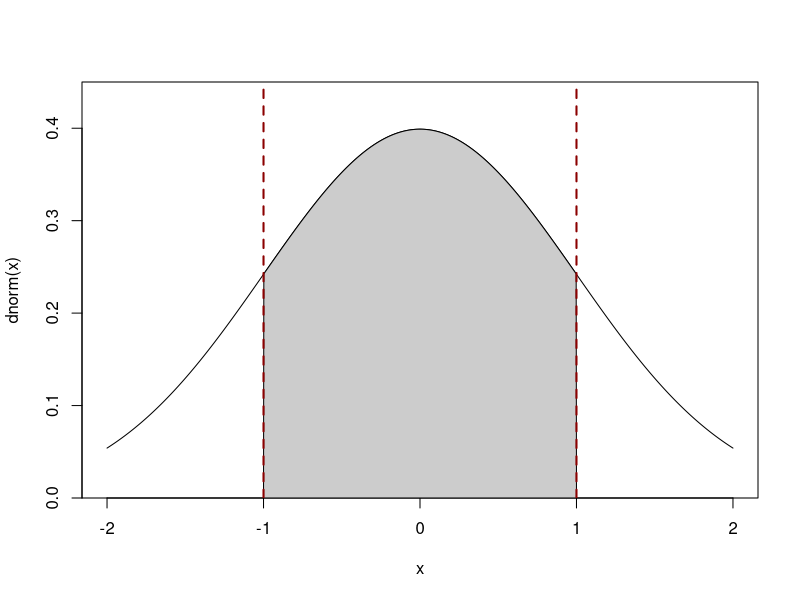
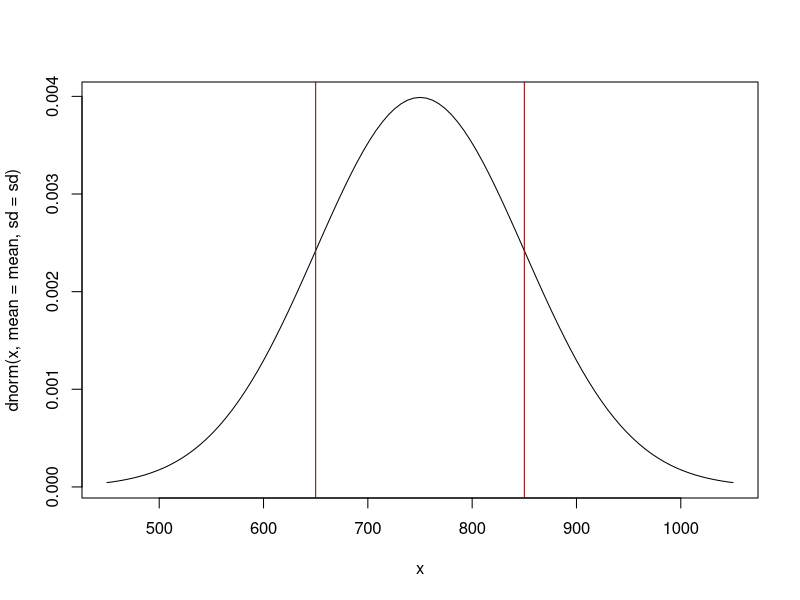
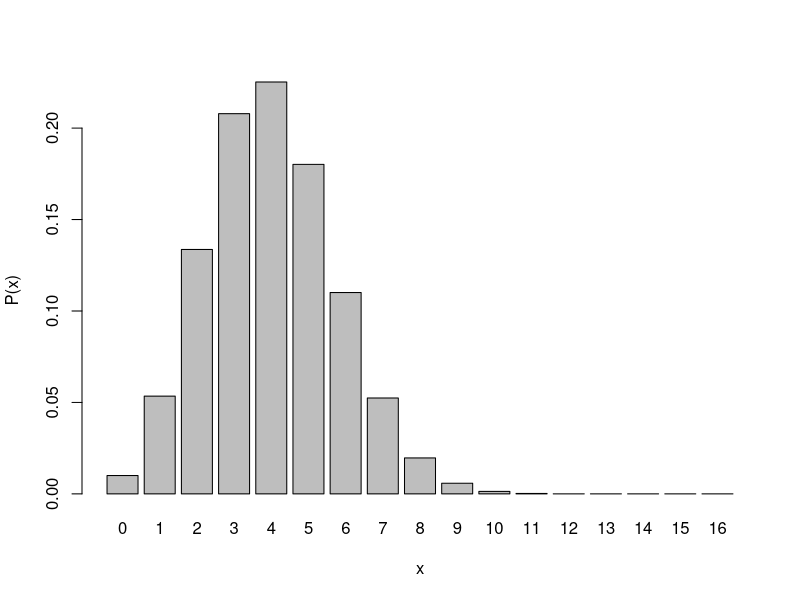
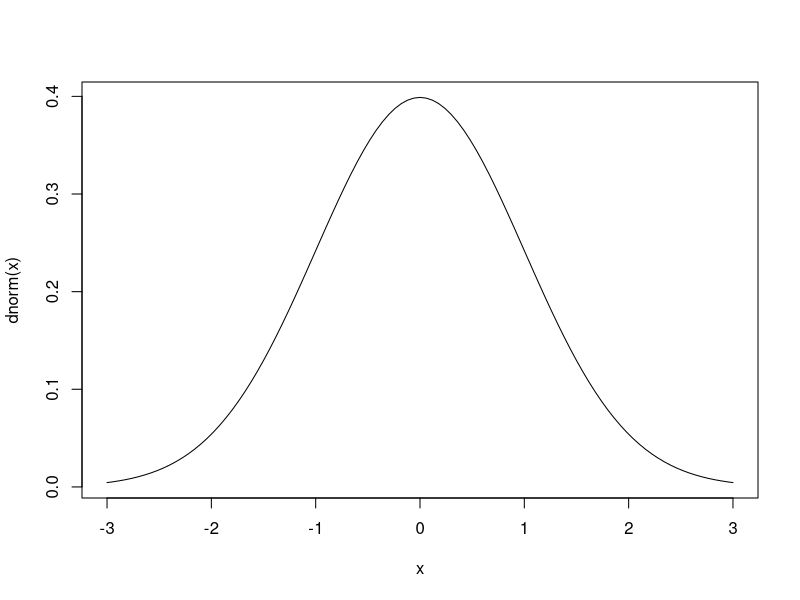
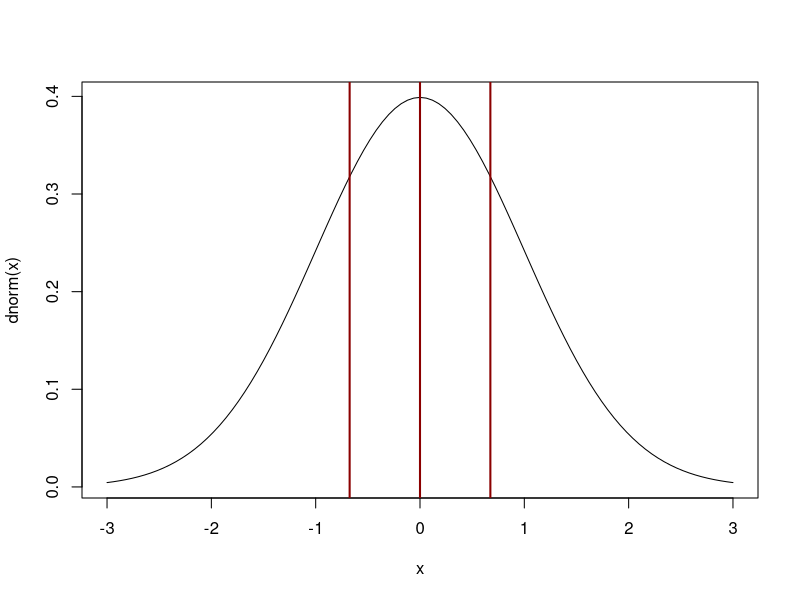
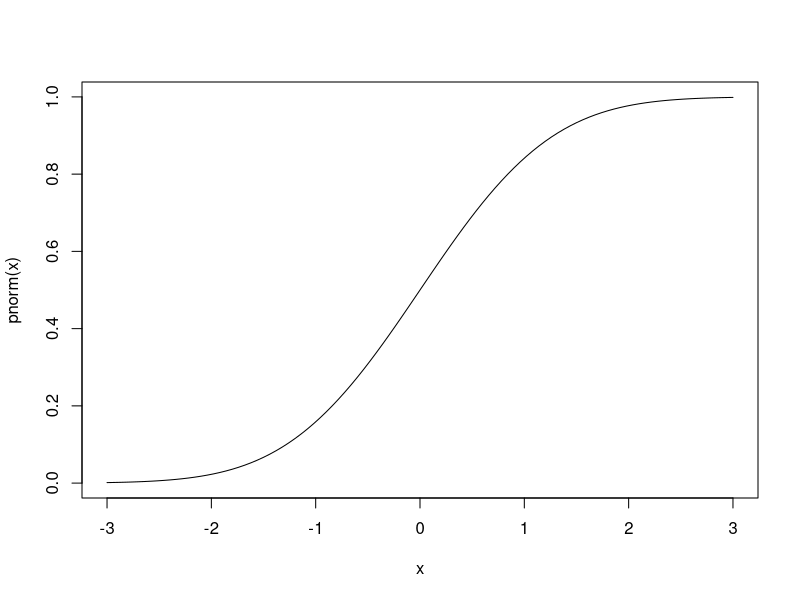
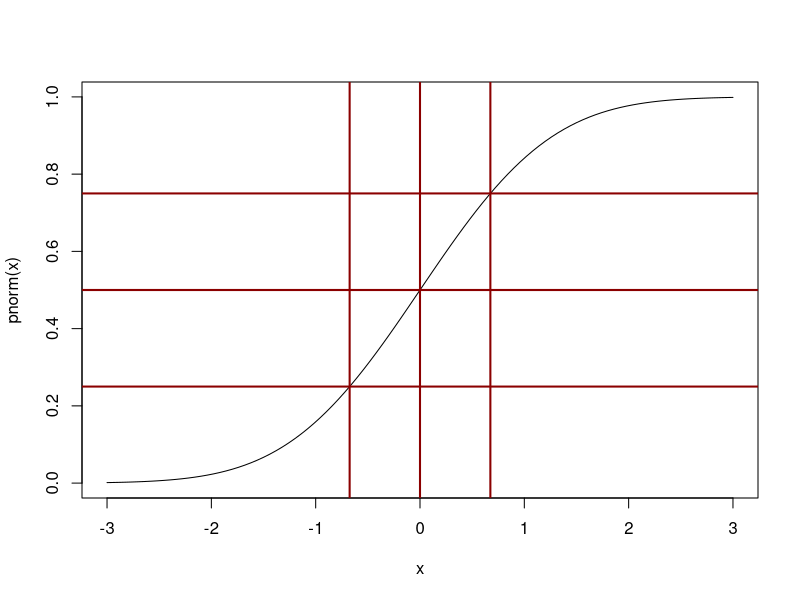

Write R code to recreate these figures, in order.
# Probability distribution


# question 1 --------------------------------------------------------------

n <- 200
p <- 12/1000
dbinom(0, size=n, prob=p)

# question 2 --------------------------------------------------------------

n <- 10
p <- 0.5
dbinom(5, size=n, prob=p)

n <- 10
p <- 0.5
sum(dbinom(6:10, size=n, prob=p))

pbinom(5, size=n, prob=p, lower.tail=FALSE)

(1-dbinom(5, size=n, prob=p))/2

# question 3 --------------------------------------------------------------

l <- 3
1-sum(dpois(0:2, lambda=l))

1-ppois(2, lambda=l)

ppois(2, lambda=l, lower.tail=FALSE)


# question 4 --------------------------------------------------------------

den <- curve(dnorm, -2, 2, n=999, ylim=c(0,0.45), yaxs="i")
toShade <- den$x > -1 & den$x < 1
polygon(c(-1,den$x[toShade],1), c(0,den$y[toShade],0), col="grey80", border=1)
abline(v=c(-1,1), col='darkred', lty=2, lwd=2)

x <- -0.75
1 - 2*pnorm(x)

x <- -1
1 - 2*pnorm(x)

x <- -1.5
1 - 2*pnorm(x)

x <- -2
1 - 2*pnorm(x)

x <- -c(0.75, 1, 1.5, 2)
for (i in x) {
  p <- 1 - 2*pnorm(i)
  print( paste("The result for |X| <",i ,"is", round(p,3) ))
}

x <- -c(0.75, 1, 1.5, 2)
1 - 2*pnorm(x)

centralP <- c(0.5, 0.9, 0.95)
tailP <- (1-centralP)/2
-qnorm(tailP)

q <- c(0.25, 0.5, 0.75)
qnorm(q)


# question 5 --------------------------------------------------------------

mean <- 750
sd <- 100
curve(dnorm(x, mean=mean, sd=sd), from=mean-3*sd, to=mean+3*sd)
abline(v=c(650, 850), col='darkred')

left <- pnorm(650, mean=mean, sd=sd)
right <- pnorm(850, mean=mean, sd=sd, lower.tail=FALSE)
1 - (left+right)

pnorm(600, mean=mean, sd=sd)


# question 6 --------------------------------------------------------------

x <- 0:16
n <- 16
p <- 1/4
probs <- dbinom(x, size=n, prob=p)

m <- sum(x*probs)
m

sum(x^2*probs) - m^2

barplot(probs, names.arg=x, ylab="P(x)", xlab="x")

# question 7 --------------------------------------------------------------

curve(dnorm, from=-3, to=3)

curve(dnorm, from=-3, to=3)
quartiles <- qnorm(c(0.25,0.5,0.75))
abline(v=quartiles, col='darkred', lwd=2)

curve(pnorm, from=-3, to=3)

curve(pnorm, from=-3, to=3)
abline(v=quartiles, col='darkred', lwd=2)
abline(h=c(0.25, 0.5, 0.75), col='darkred', lwd=2)
